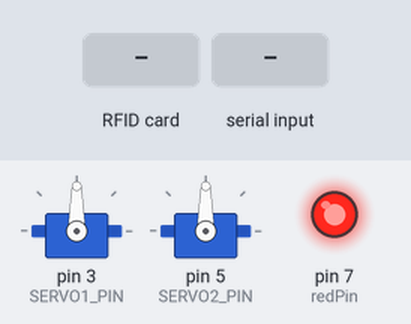
Recording of a sketch running on a simulated Arduino Uno, built with avr-gcc and run on an emulated ATmega328P. Parts: 2 × servo, output pins drawn as LEDs (lit = HIGH). Inputs (shaded band) come from the test bench. Pins used as bus, display or sensor lines are not drawn; what the sketch prints to the serial monitor is not drawn.

Above: at 1.2 s.
1.3 s: RFID card 5E 7A 19 C4 held to the reader
At 3.4 s:
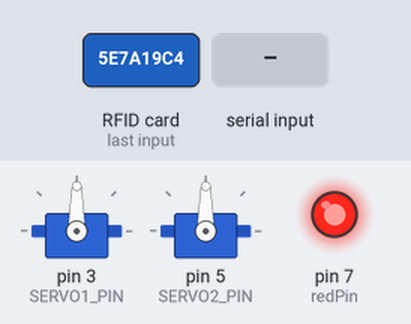
4.8 s: "0" received over Serial
At 5.7 s:
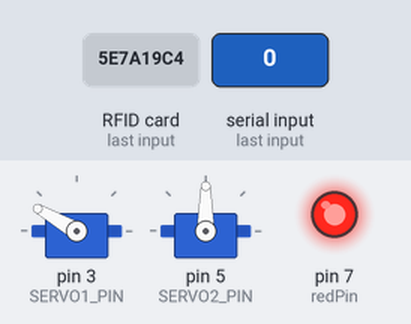
8.8 s: "2" received over Serial
At 10.9 s:
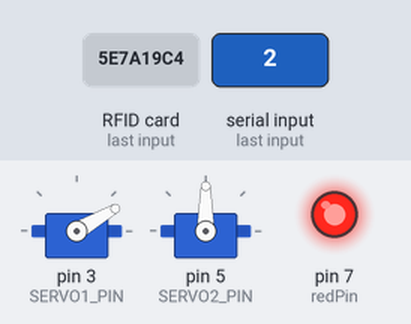
12.8 s: "1" received over Serial
At 15.8 s:
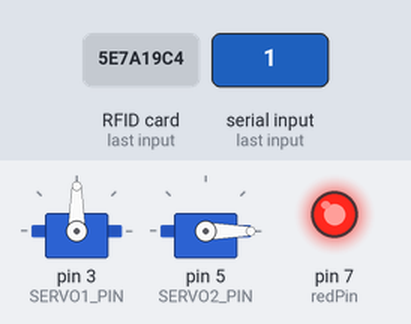
Timing chart, 0 to 19.5 s (numbered marks = the images above; inputs shaded):
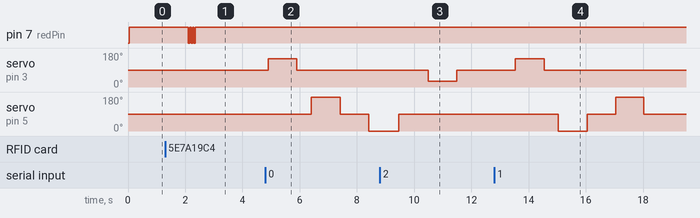

Measured:
- after the input at 1.3 s, pin 7 (redPin): alternates HIGH for 0.05 s and LOW for 0.05 s, 6 changes in all, then stays HIGH, starting after 0.81 s
- after the input at 4.8 s, servo on pin 3 (SERVO1_PIN): 90° → 150° after 0.11 s, → 90° 1.0 s later; servo on pin 5 (SERVO2_PIN): 90° → 180° after 1.6 s, → 90° 1.0 s later, → 0° 1.0 s later
- after the input at 8.8 s, servo on pin 3 (SERVO1_PIN): 90° → 30° after 1.7 s, → 90° 1.0 s later
- after the input at 12.8 s, servo on pin 3 (SERVO1_PIN): 90° → 150° after 0.74 s, → 90° 1.0 s later; servo on pin 5 (SERVO2_PIN): 90° → 0° after 2.2 s, → 90° 1.0 s later, → 180° 1.0 s later, → 90° 0.97 s later

The sketch:

nfc_test.ino
```cpp
#include <SPI.h>
#include <MFRC522.h>
#include <Servo.h>

#define SS_PIN 10
#define RST_PIN 9
#define SERVO1_PIN 3
#define SERVO2_PIN 5

MFRC522 mfrc522(SS_PIN, RST_PIN);  // MFRC522
Servo servo1;
Servo servo2;

const int redPin = 7;  // RGB LED의 Red 핀

bool cardPresent = false;

void setup() {
  Serial.begin(9600);  // PC와의 시리얼 통신 초기화
  SPI.begin();          // SPI 버스 초기화
  mfrc522.PCD_Init();   // MFRC522 초기화
  servo1.attach(SERVO1_PIN); // 서보모터1 핀 설정
  servo2.attach(SERVO2_PIN); // 서보모터2 핀 설정

  pinMode(redPin, OUTPUT);
  analogWrite(redPin, 255);
}

void loop() {
   // nfc 태그 감지
  if (mfrc522.PICC_IsNewCardPresent() && mfrc522.PICC_ReadCardSerial()) {

    String content = "";
    for (byte i = 0; i < mfrc522.uid.size; i++) {
      // 문자열로 변환하여 content에 추가
      content.concat(String(mfrc522.uid.uidByte[i] < 0x10 ? " 0" : " "));
      content.concat(String(mfrc522.uid.uidByte[i], HEX));
    }

    analogWrite(redPin, 0);
    delay(50);
    analogWrite(redPin, 255);
    delay(50);
    analogWrite(redPin, 0);
    delay(50);
    analogWrite(redPin, 255);
    delay(50);
    analogWrite(redPin, 0);
    delay(50);
    analogWrite(redPin, 255);


    Serial.println("양주시-001");
    delay(500); // 2초 대기
  }

  if (Serial.available() > 0) { // 시리얼 포트로부터 데이터를 읽을 수 있는지 확인
    char data = Serial.read(); // 시리얼 데이터 읽기

    // 받은 데이터에 따라 서보모터 제어
    if (data == '0') {

      servo1.write(150); // 160도 각도로 회전
      delay(1000);
      servo1.write(90); // 90도 각도로 회전
      delay(500);

      servo2.write(180); // 90도 각도로 회전
      delay(1010);
      servo2.write(90);
      delay(1000);
      servo2.write(0);
      delay(1050);
      servo2.write(90);


    } else if (data == '1') {

      servo1.write(150); // 160도 각도로 회전
      delay(1000);
      servo1.write(90); // 90도 각도로 회전
      delay(500);

      servo2.write(0); // 90도 각도로 회전
      delay(1010);
      servo2.write(90);
      delay(1000);
      servo2.write(180);
      delay(972);
      servo2.write(90);

    } else if (data == '2') {

      servo1.write(30);
      delay(1000);
      servo1.write(90);

    }
  }
  delay(1000);
}
```
